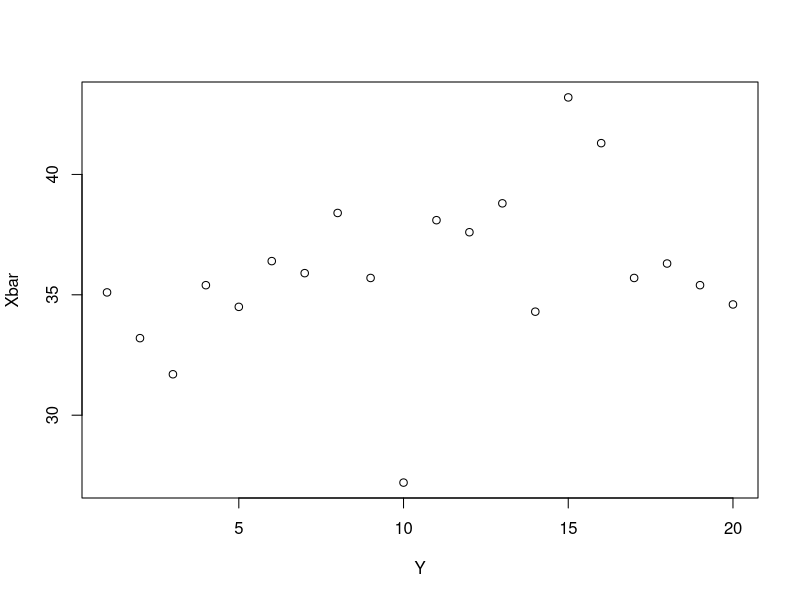
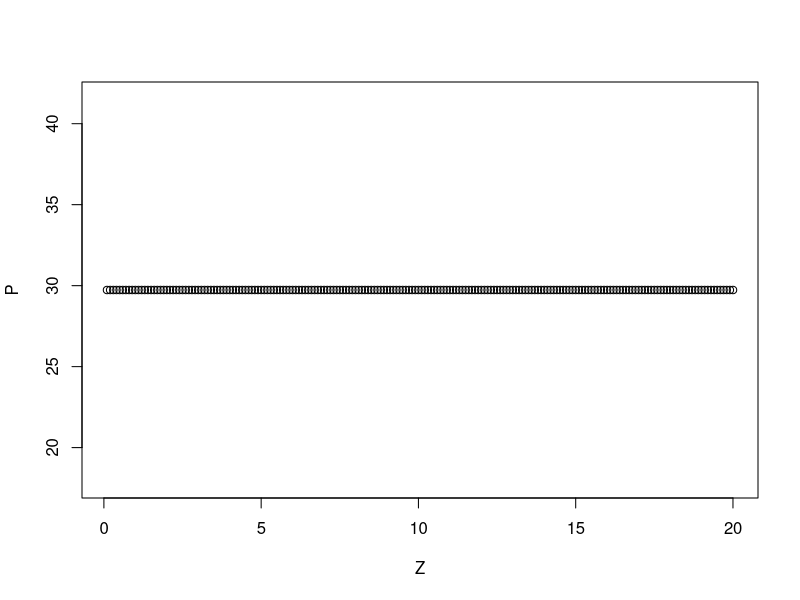
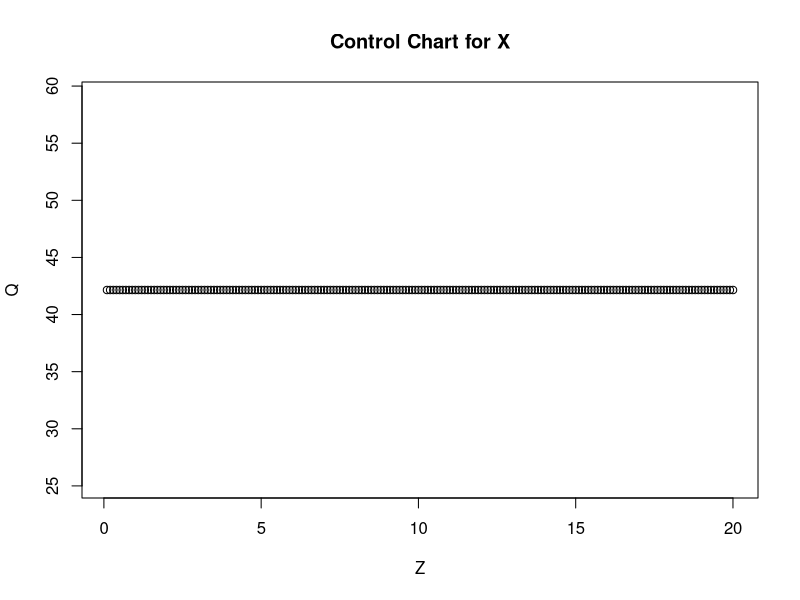
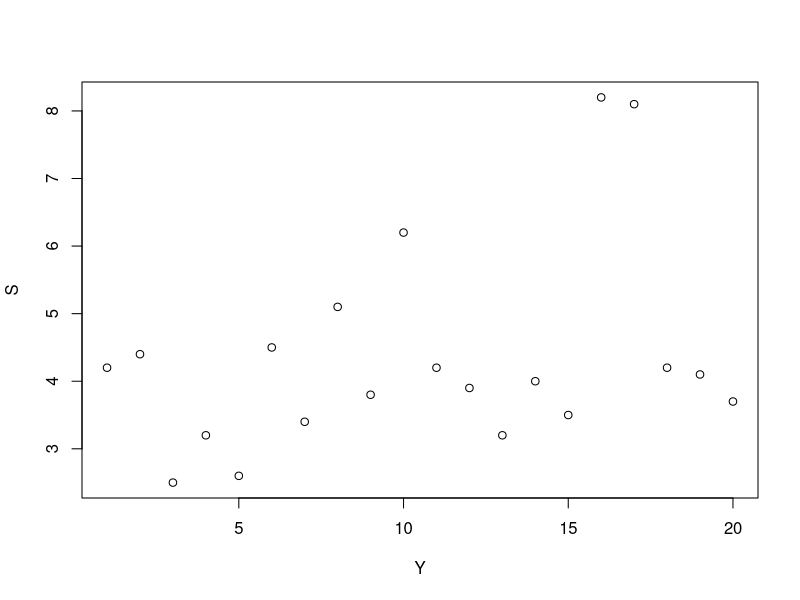
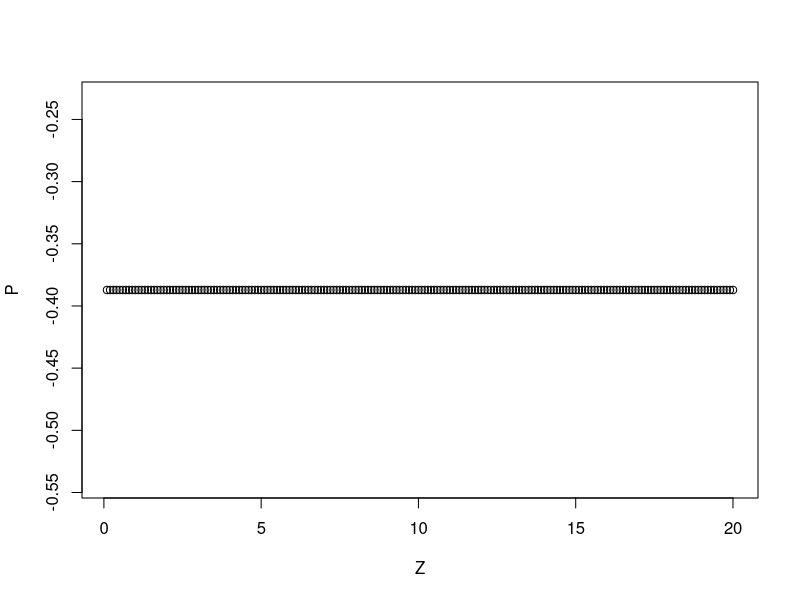
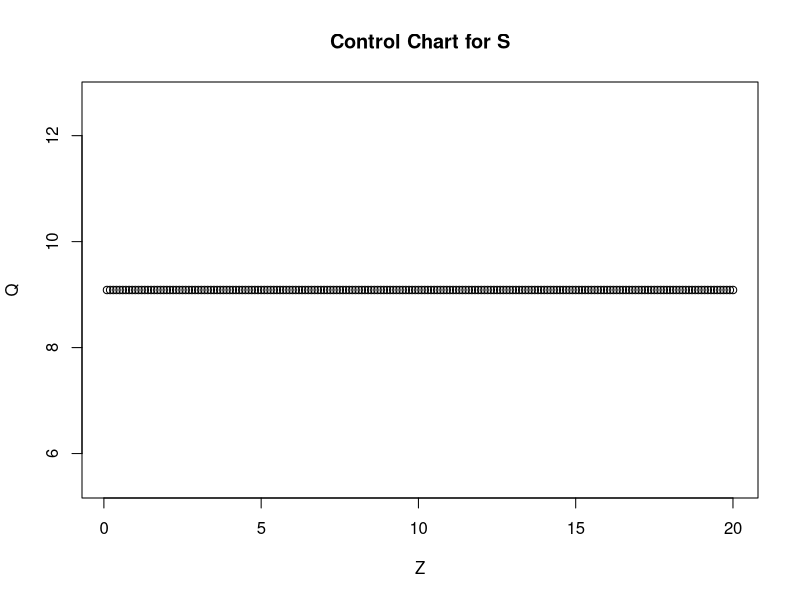

Recreate these plots in R, in order.
Xbar<-c(35.1, 33.2, 31.7, 35.4,  34.5, 36.4, 35.9, 38.4, 35.7, 27.2, 38.1, 37.6, 38.8, 34.3, 43.2, 41.3, 35.7, 36.3, 35.4, 34.6)
S<-c(4.2, 4.4, 2.5, 3.2, 2.6, 4.5, 3.4, 5.1, 3.8, 6.2, 4.2, 3.9, 3.2, 4, 3.5, 8.2, 8.1, 4.2, 4.1, 3.7)
c<-c(0.7978849, 0.8862266, 0.9213181, 0.9399851, 0.9515332, 0.9593684, 0.9650309, 0.9693103, 0.9726596)
Y<-seq(1,20,1)
n =5;
Z<-seq(0.1,20,0.1)
Xbarbar = mean(Xbar);
Sbar = mean(S);
lclX = Xbarbar - (3*Sbar/(sqrt(n)*c[n-1]));
uclX = Xbarbar + (3*Sbar/(sqrt(n)*c[n-1]));
val1 = 1/c[n-1]
val1 = val1^2;
val1 = val1 - 1;
val = sqrt(val1);
ucls = Sbar*(1+(3*val));
lcls = Sbar*(1-(3*val));
plot(Y, Xbar)
P<-matrix(1,1, 200)
Q<-matrix(1,1, 200)
P= P*lclX;
Q=Q*uclX;
cat('UCL(X)=',uclX)
cat('LCL(X)=',lclX)
plot(Z, P)
plot(Z, Q,main = 'Control Chart for X')
cat('UCL(S)=',uclX)
cat('LCL(S)=',lclX)
plot(Y, S)
P= P*lcls/lclX;
Q=Q*ucls/uclX;
plot(Z, P)
plot(Z, Q,main = 'Control Chart for S')
